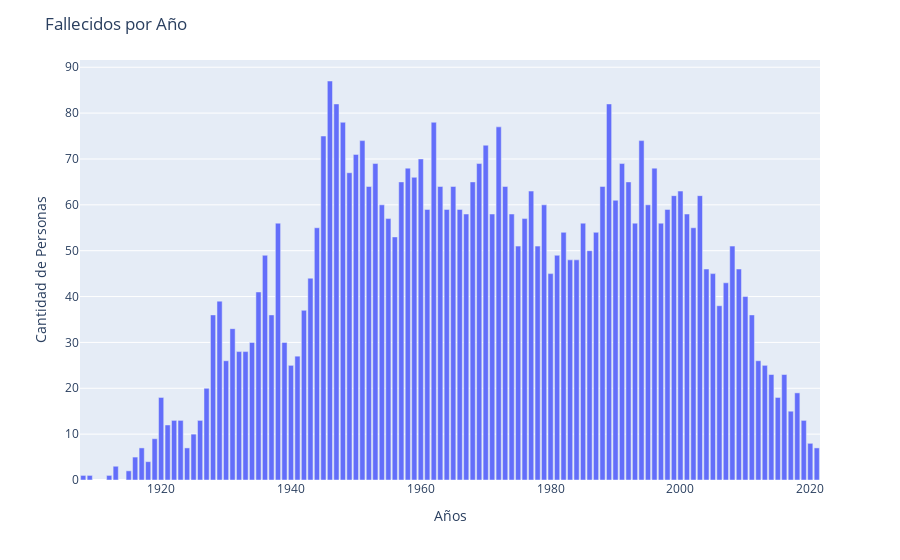

Notebook cell for this chart:
### Markdown cell above
Se observa con mayor claridad en esta gráfica el repunte que tiene el año 2001 con referencia a los fallecidos en tierra.
Donde es de común conocimiento historico el atentado a las torres gemelas en EEUU el 11 de sep.

### Code cell
# Obtener el año de la fecha de estreno
df['fecha_fallecidos'] = pd.to_datetime(df['año'])

# Contar la cantidad de fallecidos por año
fallecidos_por_año = df['fecha_fallecidos'].value_counts().reset_index()
fallecidos_por_año.columns = ['año', 'cantidad_fallecidos']

# Ordenar los años en orden ascendente
fallecidos_por_año = fallecidos_por_año.sort_values('año')

# Crear el gráfico de barras
fig = px.bar(fallecidos_por_año, x='año', y='cantidad_fallecidos')

# Personalizar el diseño del gráfico
fig.update_layout(title='Fallecidos por Año',
                  xaxis_title='Años',
                  yaxis_title='Cantidad de Personas')

# Mostrar el gráfico
fig.show()

### Figure 1 — Plotly figure (JSON) as saved in the notebook; plotly's stock layout.template omitted (floating-point values rounded to 4 significant figures)
{"data": [{"alignmentgroup": "True", "hovertemplate": "año=%{x}<br>cantidad_fallecidos=%{y}<extra></extra>", "legendgroup": "", "marker": {"color": "#636efa", "pattern": {"shape": ""}}, "name": "", "offsetgroup": "", "orientation": "v", "showlegend": false, "textposition": "auto", "type": "bar", "x": ["1908-01-01T00:00:00", "1909-01-01T00:00:00", "1912-01-01T00:00:00", "1913-01-01T00:00:00", "1915-01-01T00:00:00", "1916-01-01T00:00:00", "1917-01-01T00:00:00", "1918-01-01T00:00:00", "1919-01-01T00:00:00", "1920-01-01T00:00:00", "1921-01-01T00:00:00", "1922-01-01T00:00:00", "1923-01-01T00:00:00", "1924-01-01T00:00:00", "1925-01-01T00:00:00", "1926-01-01T00:00:00", "1927-01-01T00:00:00", "1928-01-01T00:00:00", "1929-01-01T00:00:00", "1930-01-01T00:00:00", "1931-01-01T00:00:00", "1932-01-01T00:00:00", "1933-01-01T00:00:00", "1934-01-01T00:00:00", "1935-01-01T00:00:00", "1936-01-01T00:00:00", "1937-01-01T00:00:00", "1938-01-01T00:00:00", "1939-01-01T00:00:00", "1940-01-01T00:00:00", "1941-01-01T00:00:00", "1942-01-01T00:00:00", "1943-01-01T00:00:00", "1944-01-01T00:00:00", "1945-01-01T00:00:00", "1946-01-01T00:00:00", "1947-01-01T00:00:00", "1948-01-01T00:00:00", "1949-01-01T00:00:00", "1950-01-01T00:00:00", "1951-01-01T00:00:00", "1952-01-01T00:00:00", "1953-01-01T00:00:00", "1954-01-01T00:00:00", "1955-01-01T00:00:00", "1956-01-01T00:00:00", "1957-01-01T00:00:00", "1958-01-01T00:00:00", "1959-01-01T00:00:00", "1960-01-01T00:00:00", "1961-01-01T00:00:00", "1962-01-01T00:00:00", "1963-01-01T00:00:00", "1964-01-01T00:00:00", "1965-01-01T00:00:00", "1966-01-01T00:00:00", "1967-01-01T00:00:00", "1968-01-01T00:00:00", "1969-01-01T00:00:00", "1970-01-01T00:00:00", "1971-01-01T00:00:00", "1972-01-01T00:00:00", "1973-01-01T00:00:00", "1974-01-01T00:00:00", "1975-01-01T00:00:00", "1976-01-01T00:00:00", "1977-01-01T00:00:00", "1978-01-01T00:00:00", "1979-01-01T00:00:00", "1980-01-01T00:00:00", "1981-01-01T00:00:00", "1982-01-01T00:00:00", "1983-01-01T00:00:00", "1984-01-01T00:00:00", "1985-01-01T00:00:00", "1986-01-01T00:00:00", "1987-01-01T00:00:00", "1988-01-01T00:00:00", "1989-01-01T00:00:00", "1990-01-01T00:00:00", "1991-01-01T00:00:00", "1992-01-01T00:00:00", "1993-01-01T00:00:00", "1994-01-01T00:00:00", "1995-01-01T00:00:00", "1996-01-01T00:00:00", "1997-01-01T00:00:00", "1998-01-01T00:00:00", "1999-01-01T00:00:00", "2000-01-01T00:00:00", "2001-01-01T00:00:00", "2002-01-01T00:00:00", "2003-01-01T00:00:00", "2004-01-01T00:00:00", "2005-01-01T00:00:00", "2006-01-01T00:00:00", "2007-01-01T00:00:00", "2008-01-01T00:00:00", "2009-01-01T00:00:00", "2010-01-01T00:00:00", "2011-01-01T00:00:00", "2012-01-01T00:00:00", "2013-01-01T00:00:00", "2014-01-01T00:00:00", "2015-01-01T00:00:00", "2016-01-01T00:00:00", "2017-01-01T00:00:00", "2018-01-01T00:00:00", "2019-01-01T00:00:00", "2020-01-01T00:00:00", "2021-01-01T00:00:00"], "xaxis": "x", "y": [1, 1, 1, 3, 2, 5, 7, 4, 9, 18, 12, 13, 13, 7, 10, 13, 20, 36, 39, 26, 33, 28, 28, 30, 41, 49, 36, 56, 30, 25, 27, 37, 44, 55, 75, 87, 82, 78, 67, 71, 74, 64, 69, 60, 57, 53, 65, 68, 66, 70, 59, 78, 64, 59, 64, 59, 58, 65, 69, 73, 58, 77, 64, 58, 51, 57, 63, 51, 60, 45, 49, 54, 48, 48, 56, 50, 54, 64, 82, 61, 69, 65, 56, 74, 60, 68, 56, 59, 62, 63, 58, 55, 62, 46, 45, 38, 43, 51, 46, 40, 36, 26, 25, 23, 18, 23, 15, 19, 13, 8, 7], "yaxis": "y"}], "layout": {"barmode": "relative", "legend": {"tracegroupgap": 0}, "margin": {"t": 60}, "title": {"text": "Fallecidos por Año"}, "xaxis": {"anchor": "y", "domain": [0, 1], "title": {"text": "Años"}}, "yaxis": {"anchor": "x", "domain": [0, 1], "title": {"text": "Cantidad de Personas"}}}}
